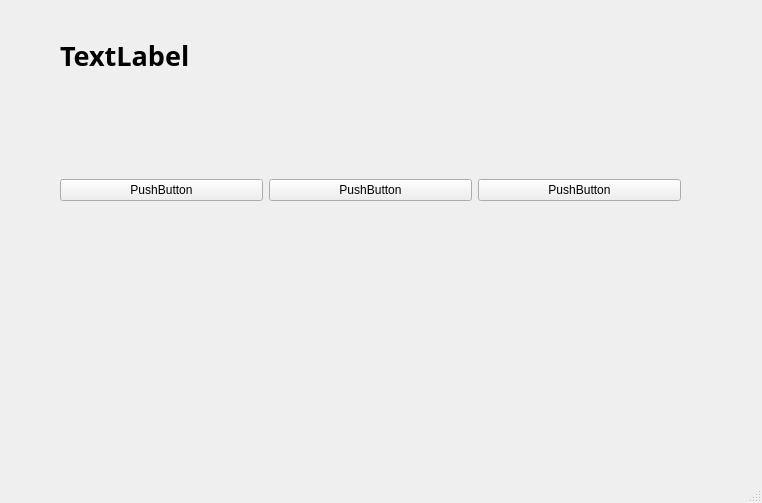
<?xml version="1.0" encoding="UTF-8"?>
<ui version="4.0">
 <class>MainWindow</class>
 <widget class="QMainWindow" name="MainWindow">
  <property name="geometry">
   <rect>
    <x>0</x>
    <y>0</y>
    <width>762</width>
    <height>503</height>
   </rect>
  </property>
  <property name="windowTitle">
   <string>MainWindow</string>
  </property>
  <widget class="QWidget" name="centralwidget">
   <widget class="QWidget" name="horizontalLayoutWidget">
    <property name="geometry">
     <rect>
      <x>60</x>
      <y>130</y>
      <width>621</width>
      <height>121</height>
     </rect>
    </property>
    <layout class="QHBoxLayout" name="horizontalLayout">
     <item>
      <widget class="QPushButton" name="pushButton">
       <property name="text">
        <string>PushButton</string>
       </property>
      </widget>
     </item>
     <item>
      <widget class="QPushButton" name="pushButton_3">
       <property name="text">
        <string>PushButton</string>
       </property>
      </widget>
     </item>
     <item>
      <widget class="QPushButton" name="pushButton_2">
       <property name="text">
        <string>PushButton</string>
       </property>
      </widget>
     </item>
    </layout>
   </widget>
   <widget class="QLabel" name="label">
    <property name="geometry">
     <rect>
      <x>60</x>
      <y>10</y>
      <width>631</width>
      <height>91</height>
     </rect>
    </property>
    <property name="font">
     <font>
      <family>맑은 고딕</family>
      <pointsize>20</pointsize>
      <weight>75</weight>
      <bold>true</bold>
     </font>
    </property>
    <property name="text">
     <string>TextLabel</string>
    </property>
   </widget>
  </widget>
  <widget class="QMenuBar" name="menubar">
   <property name="geometry">
    <rect>
     <x>0</x>
     <y>0</y>
     <width>762</width>
     <height>26</height>
    </rect>
   </property>
  </widget>
  <widget class="QStatusBar" name="statusbar"/>
 </widget>
 <resources/>
 <connections>
  <connection>
   <sender>pushButton</sender>
   <signal>clicked()</signal>
   <receiver>MainWindow</receiver>
   <slot>firstClick()</slot>
   <hints>
    <hint type="sourcelabel">
     <x>141</x>
     <y>208</y>
    </hint>
    <hint type="destinationlabel">
     <x>174</x>
     <y>263</y>
    </hint>
   </hints>
  </connection>
  <connection>
   <sender>pushButton_3</sender>
   <signal>clicked()</signal>
   <receiver>MainWindow</receiver>
   <slot>secondClick()</slot>
   <hints>
    <hint type="sourcelabel">
     <x>340</x>
     <y>208</y>
    </hint>
    <hint type="destinationlabel">
     <x>400</x>
     <y>271</y>
    </hint>
   </hints>
  </connection>
  <connection>
   <sender>pushButton_2</sender>
   <signal>clicked()</signal>
   <receiver>MainWindow</receiver>
   <slot>thirdClick()</slot>
   <hints>
    <hint type="sourcelabel">
     <x>543</x>
     <y>208</y>
    </hint>
    <hint type="destinationlabel">
     <x>614</x>
     <y>273</y>
    </hint>
   </hints>
  </connection>
 </connections>
 <slots>
  <slot>firstClick()</slot>
  <slot>secondClick()</slot>
  <slot>thirdClick()</slot>
 </slots>
</ui>
